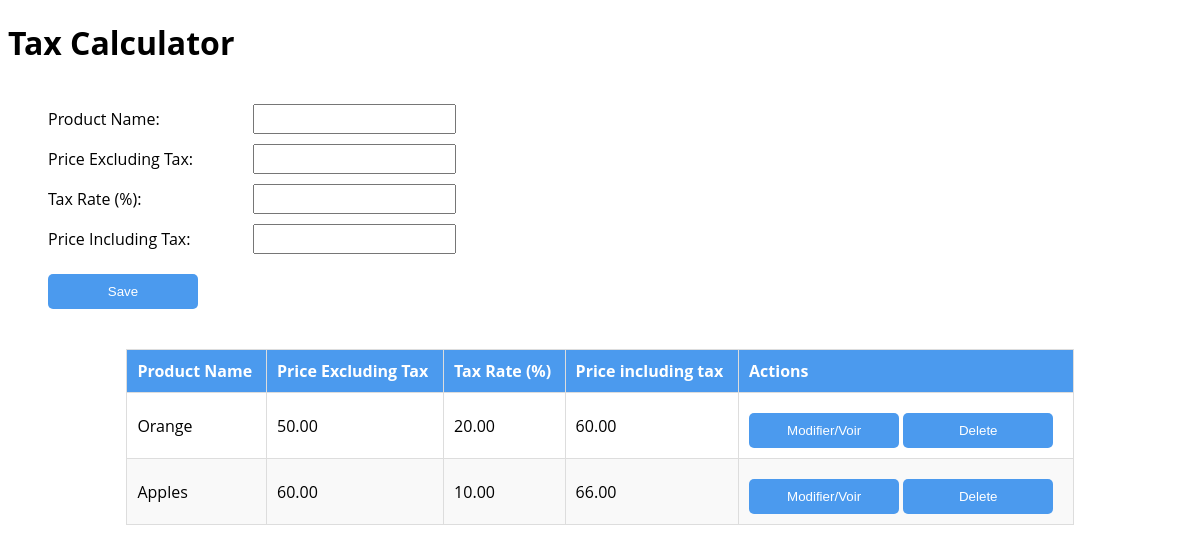
Before: / with the older database file.
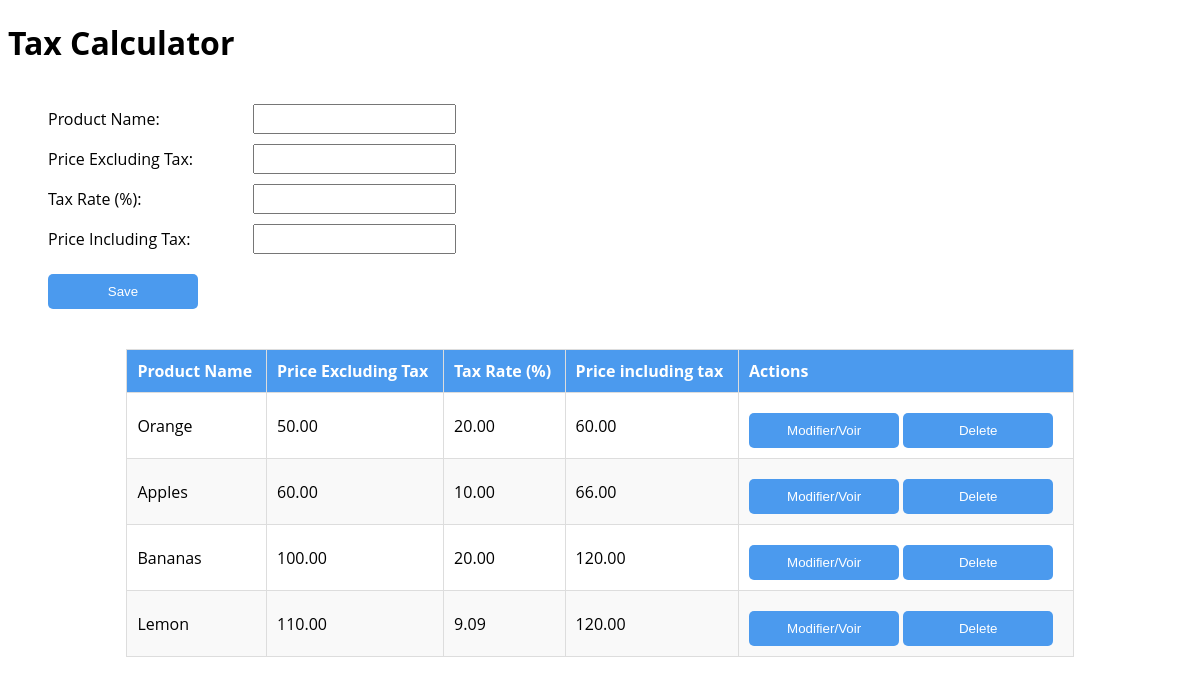
After: the same page with the newer database file.
### calculator/models.py (models this page shows, shortened)
class Product(models.Model):
    name = models.CharField(max_length=100)
    price_excl_tax = models.DecimalField(max_digits=10, decimal_places=2)
    tax_rate = models.DecimalField(max_digits=5, decimal_places=2)
    @property
    def price_incl_tax(self):
        return round(self.price_excl_tax * (1 + self.tax_rate / 100), 2)

### calculator/views.py (the view)
# urls.py: path('', views.index, name='index'),
def index(request):
    products = Product.objects.all()
    return render(request, 'calculator.html', {'products': products})

### calculator/templates/calculator.html (shortened to what this page needs)
<!DOCTYPE html>
<html lang="en">
  <head>
  </head>
  <body>
    <h1>Tax Calculator</h1>
    <form method="POST" id="product-form"   hx-post="{% url 'create_product' %}"
      hx-target="#product-table-body"
      hx-swap="beforeend"
      hx-on="htmx:afterRequest: this.reset()">
      <label for="product_name">Product Name:</label>
      <input type="text" id="product_name" name="product_name" required />
      <label for="price_excl_tax">Price Excluding Tax:</label>
      <input type="number" id="price_excl_tax" name="price_excl_tax" step="0.01" required />
      <label for="tax_rate">Tax Rate (%):</label>
      <input type="number" id="tax_rate" name="tax_rate" step="0.01" required />
      <label for="price_incl_tax">Price Including Tax:</label>
      <input type="number" id="price_incl_tax" name="price_incl_tax" step="0.01"   required />
      <button type="submit">Save</button>
    </form>
    <table>
      <thead>
        <tr>
          <th>Product Name</th>
          <th>Price Excluding Tax</th>
          <th>Tax Rate (%)</th>
          <th>Price including tax</th>
          <th>Actions</th>
        </tr>
      </thead>
      <tbody id="product-table-body">
        {% for product in products %}
          {% include 'product_row.html' %}
        {% endfor %}
      </tbody>
    </table>
  </body>
</html>

### calculator/templates/product_row.html (shortened to what this page needs)
<tr id="product-{{ product.id }}">
    <td>{{ product.name }}</td>
    <td>{{ product.price_excl_tax }}</td>
    <td>{{ product.tax_rate }}</td>
    <td>{{ product.price_incl_tax }}</td>
    <td>
      <button
        hx-get="{% url 'get_product' product.id %}"
        hx-target="form"
        hx-swap="outerHTML">
        Modifier/Voir
      </button>
      <button hx-delete="{% url 'delete_product' product.id %}"
              hx-target="#product-{{ product.id }}"
              hx-swap="outerHTML">
        Delete
      </button>
    </td>
  </tr>

### calculator/templates/calculator.html (style rules this page uses)
body { font-family: Open Sans, sans-serif; }
form { display: grid; grid-template-columns: 1fr 1fr; gap: 10px; max-width: 400px; margin: 40px; }
label { text-align: right; padding-right: 10px; display: flex; align-items: center; }
input { width: 100%; height: 24px; }
button { grid-column: span 2; width: 150px; padding: 10px; margin-top: 10px; background-color: #4b9aee; color: white; border: none; border-radius: 5px; cursor: pointer; }
table { width: 80%; margin: 0 auto; border-collapse: collapse; margin-top: 20px; }
th, td { padding: 10px; text-align: left; border: 1px solid #ddd; }
th { background-color: #4b9aee; color: white; }
tr:nth-child(even) { background-color: #f9f9f9; }

Changed rows visible on the page:
added Product: name "Bananas", price_excl_tax "100.00", tax_rate "20.00", price_incl_tax "120.00"
added Product: name "Lemon", price_excl_tax "110.00", tax_rate "9.09", price_incl_tax "120.00"
